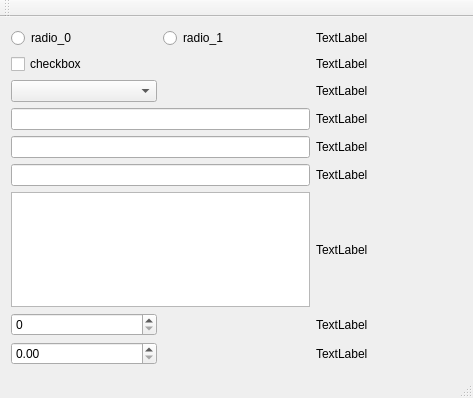
<?xml version="1.0" encoding="UTF-8"?>
<ui version="4.0">
 <class>MainWindowClass</class>
 <widget class="QMainWindow" name="MainWindowClass">
  <property name="geometry">
   <rect>
    <x>0</x>
    <y>0</y>
    <width>473</width>
    <height>398</height>
   </rect>
  </property>
  <property name="windowTitle">
   <string>MainWindow</string>
  </property>
  <widget class="QWidget" name="centralWidget">
   <layout class="QGridLayout" name="gridLayout">
    <item row="4" column="2">
     <widget class="QLabel" name="label_lineEdit_int">
      <property name="text">
       <string>TextLabel</string>
      </property>
     </widget>
    </item>
    <item row="0" column="1">
     <widget class="QRadioButton" name="radioButton_2">
      <property name="text">
       <string>radio_1</string>
      </property>
      <attribute name="buttonGroup">
       <string notr="true">buttonGroup</string>
      </attribute>
     </widget>
    </item>
    <item row="4" column="0" colspan="2">
     <widget class="QLineEdit" name="lineEdit_int"/>
    </item>
    <item row="6" column="2">
     <widget class="QLabel" name="label_textEdit">
      <property name="text">
       <string>TextLabel</string>
      </property>
     </widget>
    </item>
    <item row="6" column="0" colspan="2">
     <widget class="QTextEdit" name="textEdit"/>
    </item>
    <item row="7" column="0">
     <widget class="QSpinBox" name="spinBox"/>
    </item>
    <item row="8" column="0">
     <widget class="QDoubleSpinBox" name="doubleSpinBox"/>
    </item>
    <item row="1" column="2">
     <widget class="QLabel" name="label_checkbox">
      <property name="text">
       <string>TextLabel</string>
      </property>
     </widget>
    </item>
    <item row="0" column="2">
     <widget class="QLabel" name="label_radio">
      <property name="text">
       <string>TextLabel</string>
      </property>
     </widget>
    </item>
    <item row="3" column="2">
     <widget class="QLabel" name="label_lineEdit">
      <property name="text">
       <string>TextLabel</string>
      </property>
     </widget>
    </item>
    <item row="2" column="0">
     <widget class="QComboBox" name="comboBox"/>
    </item>
    <item row="8" column="2">
     <widget class="QLabel" name="label_doubleSpinBox">
      <property name="text">
       <string>TextLabel</string>
      </property>
     </widget>
    </item>
    <item row="7" column="2">
     <widget class="QLabel" name="label_spinBox">
      <property name="text">
       <string>TextLabel</string>
      </property>
     </widget>
    </item>
    <item row="0" column="0">
     <widget class="QRadioButton" name="radioButton">
      <property name="text">
       <string>radio_0</string>
      </property>
      <attribute name="buttonGroup">
       <string notr="true">buttonGroup</string>
      </attribute>
     </widget>
    </item>
    <item row="1" column="0">
     <widget class="QCheckBox" name="checkBox">
      <property name="text">
       <string>checkbox</string>
      </property>
     </widget>
    </item>
    <item row="5" column="0" colspan="2">
     <widget class="QLineEdit" name="lineEdit_double"/>
    </item>
    <item row="2" column="2">
     <widget class="QLabel" name="label_comboBox">
      <property name="text">
       <string>TextLabel</string>
      </property>
     </widget>
    </item>
    <item row="5" column="2">
     <widget class="QLabel" name="label_lineEdit_double">
      <property name="text">
       <string>TextLabel</string>
      </property>
     </widget>
    </item>
    <item row="3" column="0" colspan="2">
     <widget class="QLineEdit" name="lineEdit"/>
    </item>
   </layout>
  </widget>
  <widget class="QMenuBar" name="menuBar">
   <property name="geometry">
    <rect>
     <x>0</x>
     <y>0</y>
     <width>473</width>
     <height>22</height>
    </rect>
   </property>
  </widget>
  <widget class="QToolBar" name="mainToolBar">
   <attribute name="toolBarArea">
    <enum>TopToolBarArea</enum>
   </attribute>
   <attribute name="toolBarBreak">
    <bool>false</bool>
   </attribute>
  </widget>
  <widget class="QStatusBar" name="statusBar"/>
 </widget>
 <layoutdefault spacing="6" margin="11"/>
 <resources>
  <include location="gui.qrc"/>
 </resources>
 <connections/>
 <buttongroups>
  <buttongroup name="buttonGroup"/>
 </buttongroups>
</ui>
